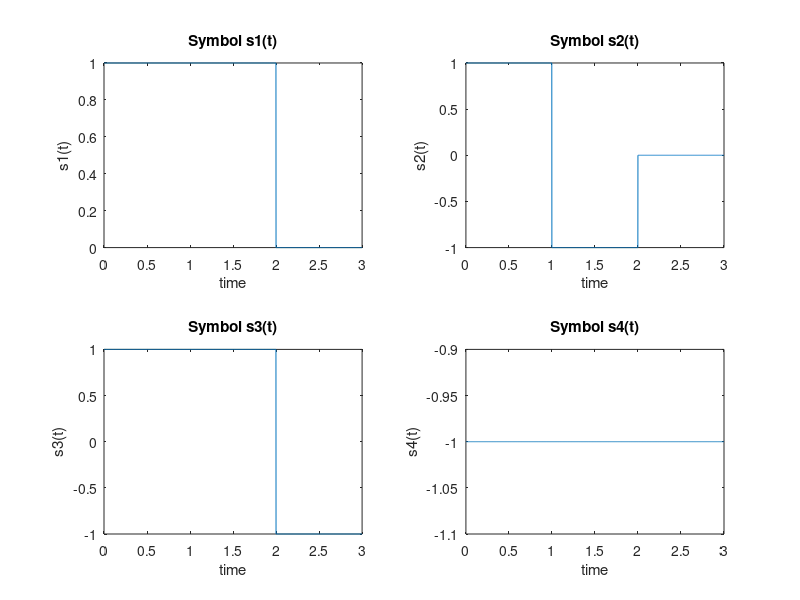
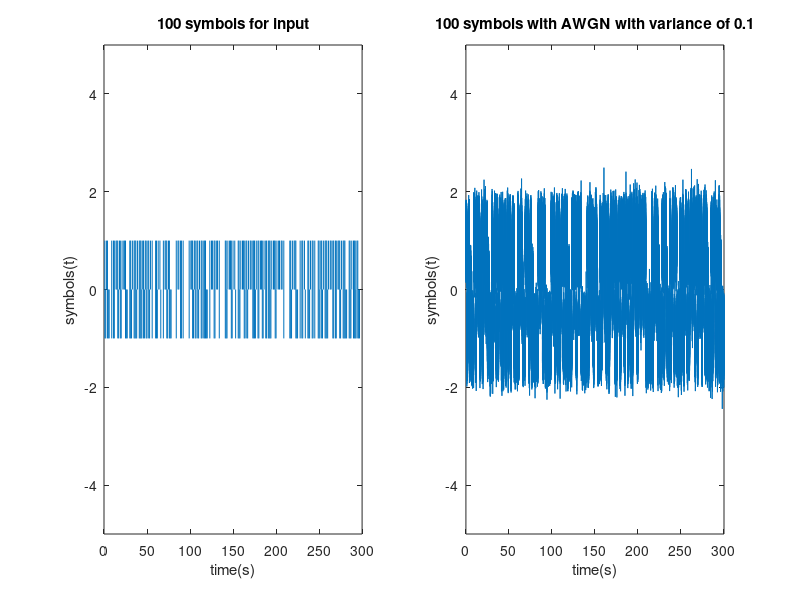
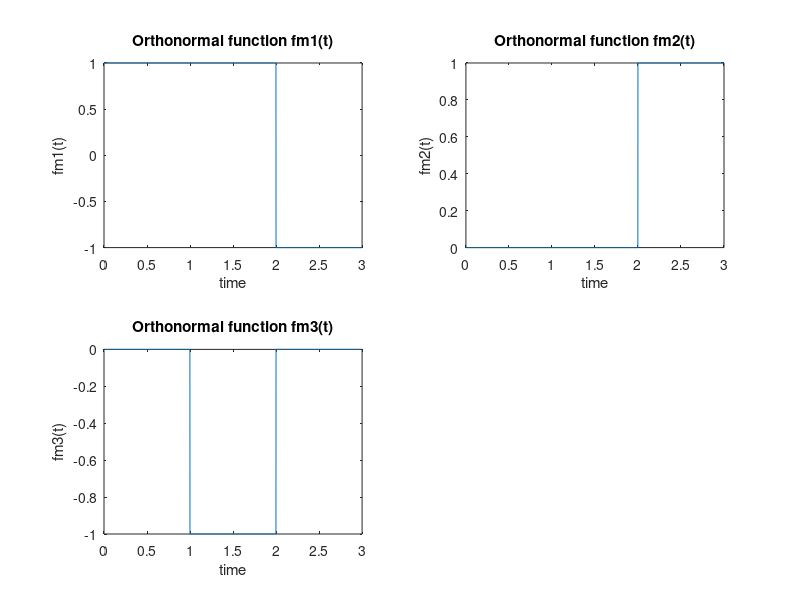
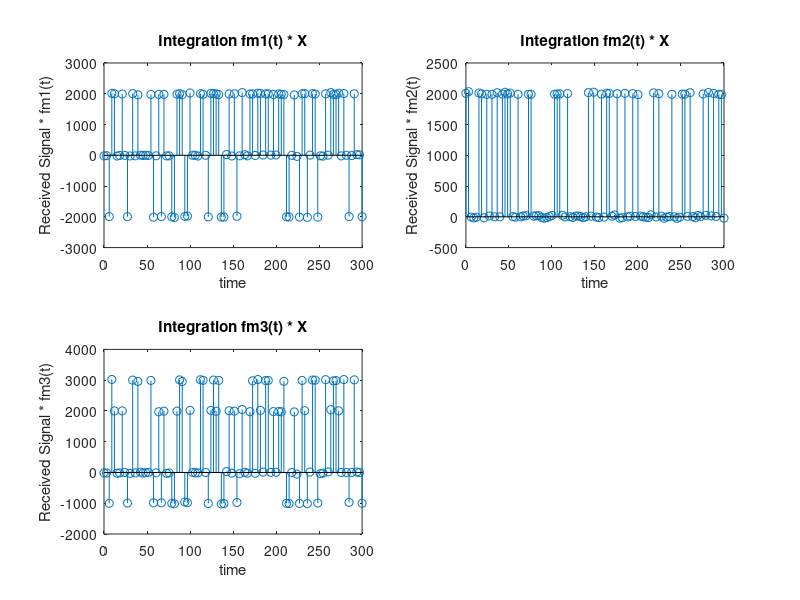

Write the MATLAB code that produced these figures, in order.
clear all;
close all;
clc;
number=100;     % total transmission time (300s)/each signal duration (3s)

% randomly choose one of the four equiprobable signals
seedUsed = rng;

sampleRate = 1000;
% 1000 samples per second means 3000 samples per signal
time = linspace(0,3,3*sampleRate);
nsamples = length(time);

s1 = ones(1,nsamples);
s1(2*sampleRate:end) = 0;

s2 = ones(1,nsamples);
s2(1:sampleRate-1) = 1;
s2(sampleRate:(2*sampleRate)-1) = -1;
s2(2*sampleRate:end) = 0;

s3 = ones(1,nsamples);
s3(1:(2*sampleRate)-1) = 1;
s3(2*sampleRate:end) = -1;


s4 = -1*ones(1,nsamples);

figure();
subplot(2,2,1)
plot(time,s1);
xlabel('time')
ylabel('s1(t)')
title('Symbol s1(t)')
subplot(2,2,2)
plot(time,s2);
xlabel('time')
ylabel('s2(t)')
title('Symbol s2(t)')
subplot(2,2,3)
plot(time,s3);
xlabel('time')
ylabel('s3(t)')
title('Symbol s3(t)')
subplot(2,2,4)
plot(time,s4);
xlabel('time')
ylabel('s4(t)')
title('Symbol s4(t)')




% zero mean white Gaussian noise of variance 0.5 added
outputTotal = zeros(1, nsamples * number);
totalTime = linspace(0,3*number,nsamples * number);
inputTotal = zeros(1, nsamples * number);
sumInput = zeros(1,  number);
sumOutput = zeros(1, number);
variance = 0.1;
for indexNumber = 1:number
    
    
    sdNoise = sqrt(variance);
    noiseArray = sdNoise.*randn(1,nsamples);
    nextSignal = randi(4);
    tempInput = 0;
   
    switch nextSignal
        case 1
            tempInput = s1;
            
        case 2
            tempInput = s2;
            
        case 3
            tempInput = s3;
            
        case 4
            tempInput= s4;
            
    end
    tempOutput = tempInput + noiseArray;
    inputTotal(1+((indexNumber-1)*nsamples):indexNumber*nsamples) = tempInput;
    outputTotal(1+((indexNumber-1)*nsamples):indexNumber*nsamples) = tempOutput;
    
    
end
figure();
subplot(1,2,1)
plot(totalTime,inputTotal);
xlabel('time(s)')
ylabel('symbols(t)')
ylim([-5 5])
title([num2str(number),' symbols for input',]);
subplot(1,2,2)
plot(totalTime,outputTotal);
xlabel('time(s)')
ylabel('symbols(t)')
title([num2str(number),' symbols with AWGN with variance of ', num2str(variance) ]);
ylim([-5 5])





% Define the orthonormal functions {fm(t)}

fm1 = ones(1,nsamples);
fm1(1:(2*sampleRate)-1) = 1;
fm1(2*sampleRate:end) = -1;


fm2 = zeros(1,nsamples);
fm2(2*sampleRate:end) = 1;

fm3 = zeros(1,nsamples);
fm3(sampleRate:(2*sampleRate)-1) = -1;

figure();
subplot(2,2,1)
plot(time,fm1);
xlabel('time')
ylabel('fm1(t)')
title('Orthonormal function fm1(t)')
subplot(2,2,2)
plot(time,fm2);
xlabel('time')
ylabel('fm2(t)')
title('Orthonormal function fm2(t)')
subplot(2,2,3)
plot(time,fm3);
xlabel('time')
ylabel('fm3(t)')
title('Orthonormal function fm3(t)')


% Integration to get observation vector (ov)

sumOutputFM = zeros(4, number);
sumOutputSignalS = zeros(4, number);
for indexNumber = 1:number
    
    
  
    currentReceivedSymbol = outputTotal(1+((indexNumber-1)*nsamples):indexNumber*nsamples);
    
    multi1 = (currentReceivedSymbol .* s1);
    sumOutput(1,indexNumber) = sum(multi1);
        multi2 = (currentReceivedSymbol .* s2);
    sumOutput(2,indexNumber) = sum(multi2);
        multi3 = (currentReceivedSymbol .* s3);
    sumOutput(3,indexNumber) = sum(multi3);

    
    
end
% Plot
timeAxisSum = linspace(0,3*number,number);

figure();
subplot(2,2,1)
stem(timeAxisSum,sumOutput(1,:));
xlabel('time')
ylabel('Received Signal * fm1(t)')
title('Integration fm1(t) * X')
subplot(2,2,2)
stem(timeAxisSum,sumOutput(2,:));
xlabel('time')
ylabel('Received Signal * fm2(t)')
title('Integration fm2(t) * X')
subplot(2,2,3)
stem(timeAxisSum,sumOutput(3,:));
xlabel('time')
ylabel('Received Signal * fm3(t)')
title('Integration fm3(t) * X')
